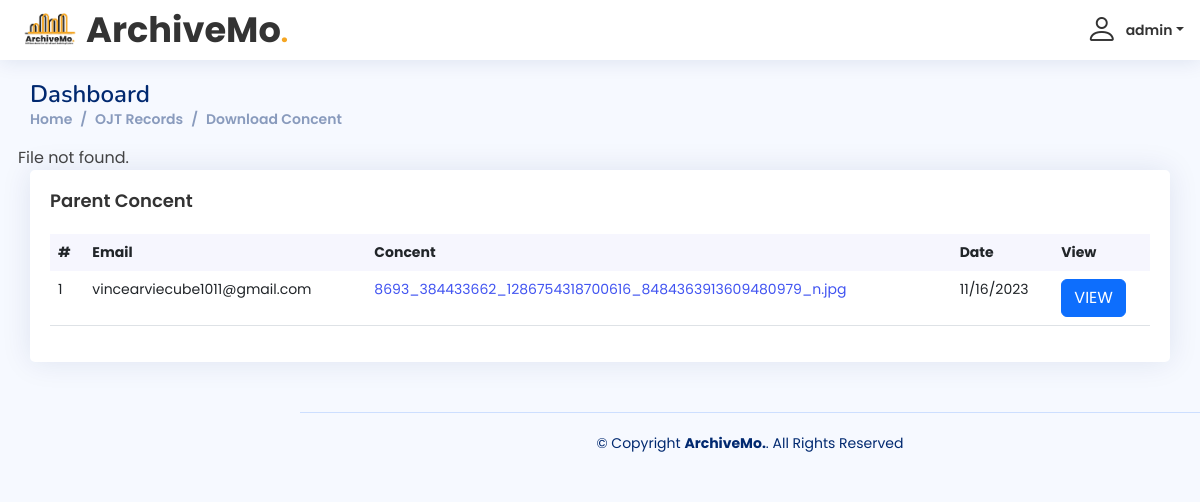
The page /admin/concent-dashboard.php?id=1 (signed in) on the database its author committed.
### tables this page shows
CREATE TABLE `concent` (
  `id` int(11) NOT NULL,
  `email` text NOT NULL,
  `concent` text NOT NULL,
  `date` text NOT NULL
);

### admin/concent-dashboard.php (the view, shortened to what this page needs)
<?php
include 'dbconn.php';
?>
<!DOCTYPE html>
<html lang="en">
<head>
  <link href="assets/vendor/bootstrap/css/bootstrap.min.css" rel="stylesheet">
  <link href="assets/vendor/bootstrap-icons/bootstrap-icons.css" rel="stylesheet">
  <link href="assets/vendor/boxicons/css/boxicons.min.css" rel="stylesheet">
  <link href="assets/vendor/quill/quill.snow.css" rel="stylesheet">
  <link href="assets/vendor/quill/quill.bubble.css" rel="stylesheet">
  <link href="assets/vendor/remixicon/remixicon.css" rel="stylesheet">
  <link href="assets/vendor/simple-datatables/style.css" rel="stylesheet">
  <link href="assets/css/style.css" rel="stylesheet">
</head>
<body>
  <header id="header" class="header fixed-top d-flex align-items-center">
    <div class="d-flex align-items-center justify-content-between">
      <a href="admin-index.php" class="logo d-flex align-items-center">
        <img src="img/logo3.png" alt="" style="width: auto; height: 60px">
        <span class="logo-name">ArchiveMo<span style="color: #F5A623; font-family: Poppins, sans-serif">.</span></span>
      </a>
    </div>
    <nav class="header-nav ms-auto">
      <ul class="d-flex align-items-center">
        <li class="nav-item dropdown pe-3">
          <a class="nav-link nav-profile d-flex align-items-center pe-0" href="#" data-bs-toggle="dropdown">
            <?php
            $email = $_SESSION['useremail'];
            $result = mysqli_query($conn, "SELECT * FROM admin WHERE username ='$email'");
            while ($row = mysqli_fetch_array($result)) {
            ?>
              <i class="bi bi-person" style="font-size: 2rem;"></i>
              <span class="d-none d-md-block dropdown-toggle ps-2"><?php echo $row["username"]; ?></span>
          </a>
            <?php
            }
            ?>
        </li>
      </ul>
    </nav>
  </header>
  <main id="main" class="main" style="margin-left: 0;">
    <div class="pagetitle">
      <h1>Dashboard</h1>
      <nav>
        <ol class="breadcrumb">
          <li class="breadcrumb-item"><a href="admin-index.php">Home</a></li>
          <li class="breadcrumb-item active"><a href="ojt-dashboard.php">OJT Records</a></li>
          <li class="breadcrumb-item">Download Concent</li>
        </ol>
      </nav>
    </div>
    <section class="section dashboard">
      <div class="row">
        <?php
        if (isset($_GET['id'])) {
          $id = $_GET['id'];
          $sql = "SELECT concent FROM concent WHERE id = ?";
          $stmt = $conn->prepare($sql);
          $stmt->bind_param("i", $id);
          $stmt->execute();
          $result = $stmt->get_result();
          if ($result && $result->num_rows > 0) {
            $row = $result->fetch_assoc();
            $filename = $row['concent'];
            $file = '../images/pdf/' . $filename;
            if (file_exists($file)) {
              header('Content-Type: application/octet-stream');
              header('Content-Disposition: attachment; filename="' . $filename . '"');
              header('Content-Length: ' . filesize($file));
              header('Pragma: public');
              header('Cache-Control: must-revalidate, post-check=0, pre-check=0');
              header('Expires: 0');
              ob_clean();
              flush();
              readfile($file);
              exit;
            } else {
              echo 'File not found.';
            }
          } else {
            echo 'Invalid file ID.';
          }
        }
        ?>
        <div class="col-12">
          <div class="card recent-sales overflow-auto">
            <div class="card-body">
              <h5 class="card-title">Parent Concent</h5>
              <table class="table datatable">
                <thead>
                  <tr>
                    <th>#</th>
                    <th>Email</th>
                    <th>Concent</th>
                    <th>Date</th>
                    <th>View</th>
                  </tr>
                </thead>
                <tbody>
                  <?php
                  $result = mysqli_query($conn, "SELECT * FROM concent");
                  while ($row = mysqli_fetch_array($result)) {
                  ?>
                    <tr>
                      <td scope="row"><?php echo $row["id"]; ?></td>
                      <td scope="row"><?php echo $row["email"]; ?></td>
                      <td><a href="?id=<?php echo $row['id']; ?>"><?php echo $row['concent']; ?></td>
                      <td scope="row"><?php echo $row["date"]; ?></td>
                      <td><a href="javascript:void(0);" class="btn btn-primary viewmodal" data-id="<?php echo $row['id']; ?>" data-concent="<?php echo $row['concent']; ?>">VIEW</a></td>
                    </tr>
                  <?php
                  }
                  ?>
                </tbody>
              </table>
            </div>
          </div>
        </div>
      </div>
    </section>
  </main>
  <footer id="footer" class="footer">
    <div class="copyright">
      &copy; Copyright <strong><span>ArchiveMo.</span></strong>. All Rights Reserved
    </div>
  </footer>
</body>
</html>

### admin/assets/css/style.css (style rules this page uses)
* { margin: 0; padding: 0; box-sizing: border-box; font-family: "Poppins", sans-serif; }
:root { scroll-behavior: smooth; }
body { font-family: "Open Sans", sans-serif; background: #f6f9ff; color: #444444; }
a { color: #4154f1; text-decoration: none; }
h1, h2, h3, h4, h5, h6 { font-family: "Nunito", sans-serif; }
#main { margin-top: 60px; padding: 20px 30px; transition: all 0.3s; }
.pagetitle { margin-bottom: 10px; }
.pagetitle h1 { font-size: 24px; margin-bottom: 0; font-weight: 600; color: #012970; }
.card { margin-bottom: 30px; border: none; border-radius: 5px; box-shadow: 0px 0 30px rgba(1, 41, 112, 0.1); }
.card-title { padding: 20px 0 15px 0; font-size: 18px; font-weight: 600; color: #333; font-family: "Poppins", sans-serif; }
.card-body { padding: 0 20px 20px 20px; }
.breadcrumb { font-size: 14px; font-family: "Nunito", sans-serif; color: #899bbd; font-weight: 600; }
.breadcrumb a { color: #899bbd; transition: 0.3s; }
.breadcrumb .breadcrumb-item::before { color: #899bbd; }
.breadcrumb .active { color: #51678f; font-weight: 600; }
.header .logo-name { color: #333; font-size: 2.2rem; font-family: "Poppins", sans-serif; }
@media (min-width: 1200px) { .logo { width: 280px; } }
.logo img { max-height: 100px; margin-right: 6px; }
.logo span { font-size: 26px; font-weight: 700; color: #012970; font-family: "Nunito", sans-serif; }
.header { transition: all 0.5s; z-index: 997; height: 60px; box-shadow: 0px 2px 20px rgba(1, 41, 112, 0.1); background-color: #fff; padding-left: 20px; }
.header-nav ul { list-style: none; }
.header-nav>ul { margin: 0; padding: 0; }
.header-nav .nav-profile { color: #333; }
.header-nav .nav-profile span { font-size: 14px; font-weight: 600; }
@media (min-width: 1200px) { #main, #footer { margin-left: 300px; } }
.dashboard .recent-sales { font-size: 14px; }
.dashboard .recent-sales .table thead { background: #f6f6fe; }
.dashboard .recent-sales .table thead th { border: 0; }
.footer { padding: 20px 0; font-size: 14px; transition: all 0.3s; border-top: 1px solid #cddfff; }
.footer .copyright { text-align: center; color: #012970; }

### rows shown on the page
concent: id "1", email "vincearviecube1011@gmail.com", concent "8693_384433662_1286754318700616_8484363913609480979_n.jpg", date "11/16/2023"

### other values the page prints
$row["username"] "admin"
